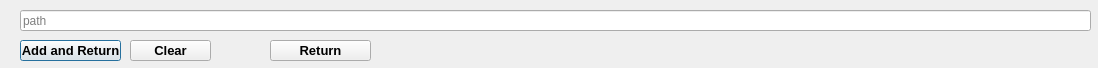
<?xml version="1.0" encoding="UTF-8"?>
<ui version="4.0">
 <class>Dialog</class>
 <widget class="QDialog" name="Dialog">
  <property name="geometry">
   <rect>
    <x>0</x>
    <y>0</y>
    <width>1098</width>
    <height>68</height>
   </rect>
  </property>
  <property name="windowTitle">
   <string>Dialog</string>
  </property>
  <widget class="QPushButton" name="T2_Add_New_Path_Add_but">
   <property name="geometry">
    <rect>
     <x>20</x>
     <y>40</y>
     <width>101</width>
     <height>21</height>
    </rect>
   </property>
   <property name="font">
    <font>
     <pointsize>10</pointsize>
     <weight>75</weight>
     <bold>true</bold>
    </font>
   </property>
   <property name="text">
    <string>Add and Return</string>
   </property>
  </widget>
  <widget class="QPushButton" name="T2_Add_New_Path_clear_but">
   <property name="geometry">
    <rect>
     <x>130</x>
     <y>40</y>
     <width>81</width>
     <height>21</height>
    </rect>
   </property>
   <property name="font">
    <font>
     <pointsize>10</pointsize>
     <weight>75</weight>
     <bold>true</bold>
    </font>
   </property>
   <property name="text">
    <string>Clear</string>
   </property>
  </widget>
  <widget class="QLineEdit" name="T2_Add_New_Path_Path_le">
   <property name="geometry">
    <rect>
     <x>20</x>
     <y>10</y>
     <width>1071</width>
     <height>21</height>
    </rect>
   </property>
   <property name="placeholderText">
    <string>path</string>
   </property>
  </widget>
  <widget class="QPushButton" name="T2_Add_New_Path_Return_but">
   <property name="geometry">
    <rect>
     <x>270</x>
     <y>40</y>
     <width>101</width>
     <height>21</height>
    </rect>
   </property>
   <property name="font">
    <font>
     <pointsize>10</pointsize>
     <weight>75</weight>
     <bold>true</bold>
    </font>
   </property>
   <property name="text">
    <string>Return</string>
   </property>
  </widget>
 </widget>
 <resources/>
 <connections/>
</ui>
